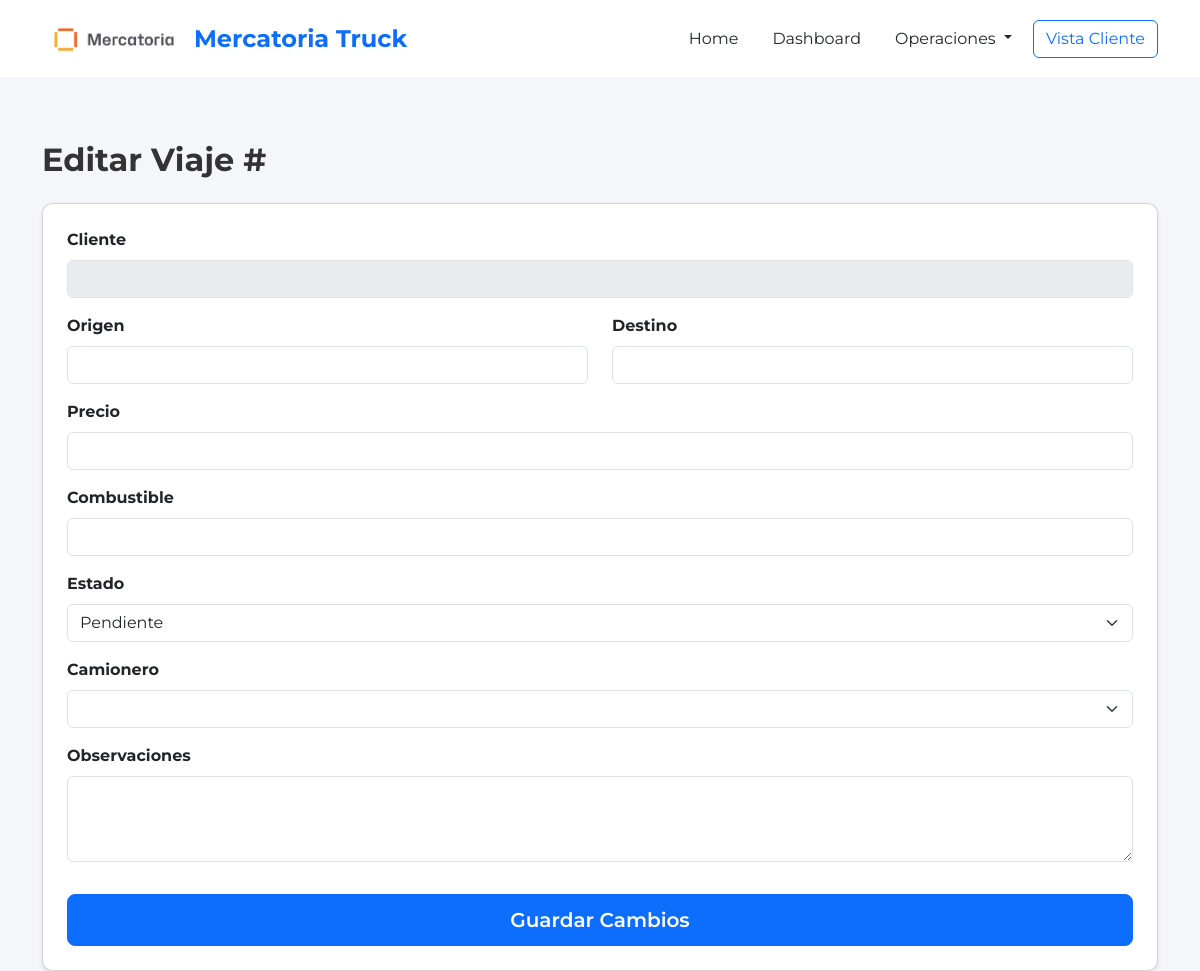
The app's page /editar/2, older data.
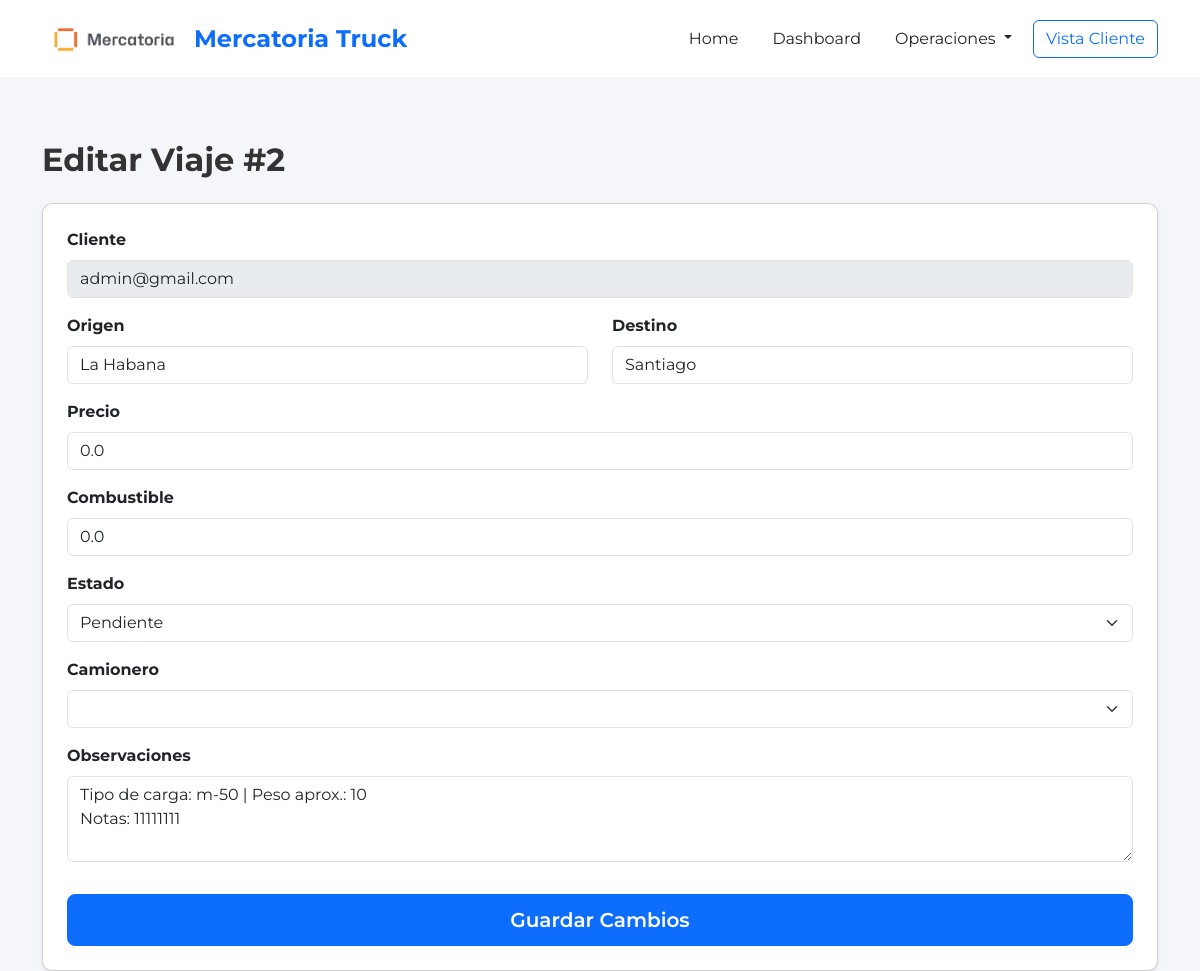
The same page, newer data.
### tables this page shows
CREATE TABLE viajes (
        id INTEGER PRIMARY KEY AUTOINCREMENT,
        cliente TEXT,
        cliente_id INTEGER,
        ruta_id INTEGER,
        tarifa_id INTEGER,
        tipo_vehiculo_id INTEGER,
        origen TEXT,
        destino TEXT,
        precio REAL DEFAULT 0,
        precio_calculado REAL DEFAULT 0,
        precio_final REAL DEFAULT 0,
        precio_editado INTEGER DEFAULT 0,
        motivo_edicion_precio TEXT,
        combustible REAL DEFAULT 0,
        pago_camionero REAL DEFAULT 0,
        camionero REAL DEFAULT 0,
        comision REAL DEFAULT 0,
        beneficio REAL DEFAULT 0,
        estado TEXT DEFAULT 'Solicitado',
        camionero_id INTEGER,
        camionero_nombre TEXT,
        vehiculo_id INTEGER,
        fecha_creacion TEXT DEFAULT CURRENT_TIMESTAMP,
        fecha_asignacion TEXT,
        fecha_recogida TEXT,
        fecha_entrega TEXT,
        observaciones TEXT
    , cotizacion_id INTEGER, km REAL, kilometros REAL, precio_cliente REAL, combustible_estimado REAL, beneficio_estimado REAL, vehiculo_placa TEXT);

### routes/viajes.py (the view, shortened to what this page needs)
@viajes_bp.route("/editar/<int:id>", methods=["GET", "POST"])
def editar_viaje(id):
    conexion = conectar()
    cursor = conexion.cursor()
    cursor.execute("""
    SELECT id, cliente, origen, destino, precio, combustible, camionero,
           comision, beneficio, estado, camionero_nombre, observaciones
    FROM viajes
    WHERE id=?
    """, (id,))
    viaje = cursor.fetchone()
    conexion.close()
    return render_template(
        "editar_viaje.html",
        viaje=viaje,
        estados=VIAJE_ESTADOS
    )

### database.py (called while the page is built)
def conectar():
    con = sqlite3.connect(DATABASE_NAME)
    con.row_factory = sqlite3.Row
    return con

### templates/editar_viaje.html (shortened to what this page needs)
{% extends "base.html" %}
{% block contenido %}
<h2 class="fw-bold mb-4">Editar Viaje #{{ viaje.id }}</h2>
<form action="/viajes/editar/{{ viaje.id }}" method="POST" class="card p-4 shadow-sm">
    <div class="mb-3">
        <label class="form-label fw-bold">Cliente</label>
        <input type="text" class="form-control" value="{{ viaje.cliente }}" disabled>
    </div>
    <div class="row">
        <div class="col-md-6 mb-3">
            <label class="form-label fw-bold">Origen</label>
            <input type="text" name="origen" class="form-control" value="{{ viaje.origen }}" required>
        </div>
        <div class="col-md-6 mb-3">
            <label class="form-label fw-bold">Destino</label>
            <input type="text" name="destino" class="form-control" value="{{ viaje.destino }}" required>
        </div>
    </div>
    <div class="mb-3">
        <label class="form-label fw-bold">Precio</label>
        <input type="number" name="precio" class="form-control" value="{{ viaje.precio }}" required>
    </div>
    <div class="mb-3">
        <label class="form-label fw-bold">Combustible</label>
        <input type="number" name="combustible" class="form-control" value="{{ viaje.combustible }}" required>
    </div>
    <div class="mb-3">
        <label class="form-label fw-bold">Estado</label>
        <select name="estado" class="form-select">
            <option value="Pendiente"   {% if viaje.estado == "Pendiente" %}selected{% endif %}>Pendiente</option>
        </select>
    </div>
    <div class="mb-3">
        <label class="form-label fw-bold">Camionero</label>
        <select name="camionero" class="form-select">
        </select>
    </div>
    <div class="mb-3">
        <label class="form-label fw-bold">Observaciones</label>
        <textarea name="observaciones" class="form-control" rows="3">{{ viaje.observaciones }}</textarea>
    </div>
    <button class="btn btn-primary btn-lg mt-3">Guardar Cambios</button>
</form>
{% endblock %}

Row changes from the older to the newer data that the page shows:
added viajes: id "2", cliente "admin@gmail.com", origen "La Habana", destino "Santiago", precio "0.0", combustible "0.0", observaciones "Tipo de carga: m-50 | Peso aprox.: 10 Notas: 11111111"
